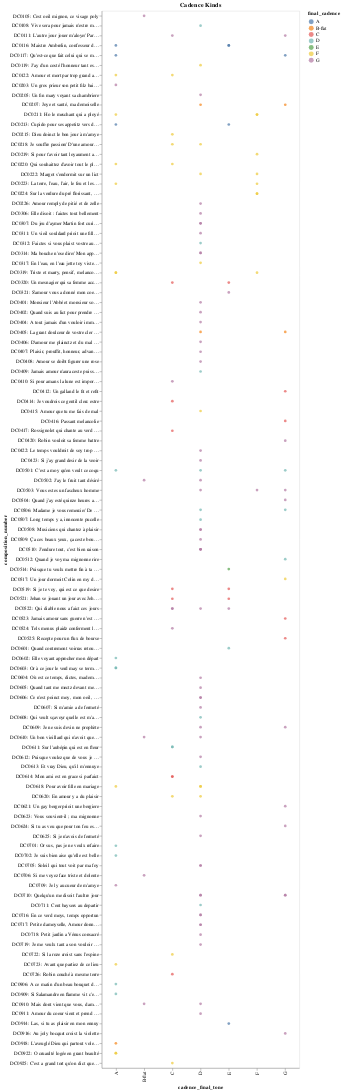

Write notebook code for a chart like this one.
### Markdown cell above
## Chart for Filtered Cadence Kinds

### Code cell
# This diagram for filtered tones (just oned)
diagram_2 = alt.Chart(cadence_data_masked_2).mark_circle().encode(
    x='cadence_final_tone',
    y='composition_number',
    color='final_cadence',
    tooltip=['phrase_number', 'cadence_final_tone', 'final_cadence']
).properties(
    width=400,
    title='Cadence Kinds'
)

diagram_2

### Figure 1 — Vega-Lite specification as saved in the notebook (floating-point values rounded to 4 significant figures; data arrays with more than 128 entries replaced by an {"elided": "..."} marker saying what was removed)
{"config": {"view": {"continuousWidth": 400, "continuousHeight": 300}}, "data": {"name": "data-b0de3350bac9869b48bc7a73857fae76"}, "mark": "circle", "encoding": {"color": {"type": "nominal", "field": "final_cadence"}, "tooltip": [{"type": "nominal", "field": "phrase_number"}, {"type": "nominal", "field": "cadence_final_tone"}, {"type": "nominal", "field": "final_cadence"}], "x": {"type": "nominal", "field": "cadence_final_tone"}, "y": {"type": "nominal", "field": "composition_number"}}, "title": "Cadence Kinds", "width": 400, "$schema": "https://vega.github.io/schema/vega-lite/v4.8.1.json", "datasets": {"data-b0de3350bac9869b48bc7a73857fae76": {"elided": "158 records"}}}
